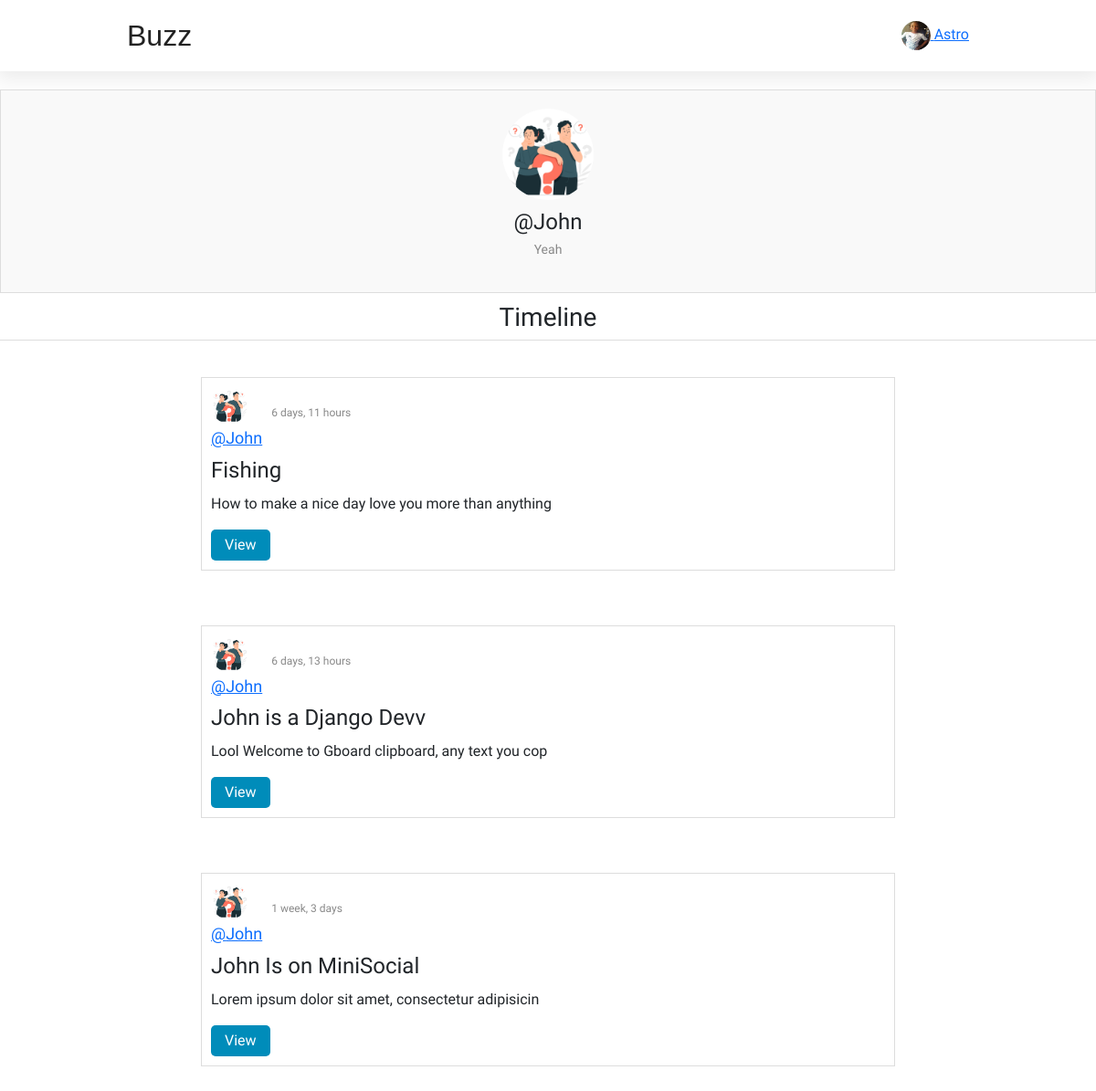
The app's page /profile/John (signed in) with its own data.
### base/models.py (models this page shows, shortened)
class Profile(models.Model):
  bio = models.CharField(max_length=40)
  owner = models.OneToOneField(User,on_delete= models.CASCADE)
  image = models.ImageField(default='default.jpg', upload_to='profile_pics')

class Post(models.Model):
  author = models.ForeignKey(User , on_delete=models.CASCADE)
  title = models.CharField(max_length=50)
  body = models.TextField()
  updated = models.DateTimeField(auto_now=True)
  created = models.DateTimeField(auto_now_add=True)
  class Meta:
    ordering = ['-created','-updated']
  def __str__(self):
    return self.body [:50]

### base/views.py (the view)
# urls.py: path("profile/<str:pk>" , views.profile , name = "profile"),
@login_required(login_url="login")
def profile(request,pk):
  user = User.objects.get(username=pk)
  posts = user.post_set.all()
  user_profile = user.profile
  context = {'user_profile':user_profile ,"posts":posts}
  return render (request,'base/profile.html',context)

### base/templates/base/profile.html (shortened to what this page needs)
{% extends 'main.html' %}
{% block content %}
  <section class="user-profile">
        <div id="user-avatar" onclick="openLightbox()">
            <img src="{{ user_profile.image.url }}" alt="User Avatar" class="avatar-image">
        </div>
        <div class="user-info">
            <h2 class="user-name">@{{ user_profile.owner.username }}</h2>
            <p class="user-bio"> {{ user_profile.bio }}</p>
        </div>
    </section>
    <div class="timeline">
     <h3>Timeline</h3>
    </div>
{% if posts %}
 {% for post in posts %}
    <div class="posts-feed">
        <div class="post">
          <div class="post-header">
                <div class="author-info">
                    <img src="{{ post.author.profile.image.url }}" alt="Author Avatar" class="author-avatar">
                    <h2 class="author-name"><a href="{% url 'profile'
                    post.author.username%}">@{{ post.author.username }}</a></h2>
                </div>
                <p class="post-time">{{post.created|timesince}}</p>
            </div>
            <h2 class="post-title"> {{ post.title }}</h2>
            <p class="post-body">{{ post }}</p>
            <div class="post-actions">
               <a href="{% url 'post' post.id %}"><button class="view-button">View</button></a>
            </div>
        </div>
    </div>
  {% endfor %}
  {% else %}
  <h1> No Posts ... </h1>
{% endif %}
{% endblock content %}

### templates/nav.html (shortened to what this page needs)
<header class="header">
        <div class="logo">Buzz</div>
        <nav class="desk-top-nav">
            <ul>
                <li><a href="{% url 'home' %}">Home</a></li>
                {% if request.user.is_authenticated %}
                <li><a href="{% url 'create-post'%}">Create</a></li>
                <li><a href="{% url 'profile' request.user.username %}">Profile</a></li>
                <li><a href="{% url 'logout'%}">Logout</a></li>
                {% else %}
                <li><a href="{% url 'login'%}">Login</a></li>
                {% endif %}
            </ul>
        </nav>
     {% if user.is_authenticated%}
        <div class="user-avatar" id="usr-image">
           <a href="{% url 'profile' request.user.id %}">
        <img src="{{ request.user.profile.image.url }}" alt="User Avatar"/>
        <span>{{ request.user.username }}</span></a>
        </div>
        {% endif %}
    </header>

### base/static/base/css/main.css (style rules this page uses)
* { margin: 0; padding: 0; box-sizing: border-box; font-family: "Proza Libre", sans-serif; }
body { position: relative; }
.header { background-color: #fff; display: flex; justify-content: space-around; align-items: center; padding: 15px 20px; width: 100%; z-index: 999; box-shadow: 0 5px 20px 4px rgba(0, 0, 0, 0.08); }
.logo { font-size: 2rem; color: #222; font-family: "TypoSlabserif-Light", sans-serif; }
.desk-top-nav ul { list-style: none; display: flex; gap: 20px; }
.desk-top-nav { margin: 0; display: block; }
.desk-top-nav a { text-decoration: none; color: #fff; font-size: 18px; }
.user-avatar img { width: 32px; height: 32px; border-radius: 50%; }
.posts-feed { max-width: 800px; margin: 0 auto; padding: 20px; }
.post { border: 1px solid #ddd; padding: 10px; margin: 10px 0; }
.post-header { display: flex; align-items: center; margin-bottom: 10px; }
.author-avatar { width: 40px; height: 40px; border-radius: 50%; object-fit: fill; margin-right: 10px; margin-bottom: 5px; }
.author-name { font-size: 18px; margin: 0; }
.post-title { font-size: 24px; margin: 0; }
.post-body { margin-top: 10px; }
.post-actions { margin-top: 10px; }
.view-button, .edit-button, .delete-button { padding: 5px 15px; margin-right: 10px; cursor: pointer; background-color: transparent; color: #333; border: none; transition: background-color 0.3s ease, color 0.3s ease; border-radius: 5px; }
.view-button { background-color: #008cba; color: #fff; }
.post-time { font-size: 12px; color: #888; margin-top: 5px; }
@media screen and (min-width: 769px) { .post-header { flex-direction: row; align-items: center; } }
@media screen and (min-width: 769px) { .author-info { margin-bottom: 0; } }
@media screen and (min-width: 769px) { .post-time { margin-left: 10px; } }

### base/templates/base/profile.html (style rules this page uses)
.user-profile { background-color: #f9f9f9; padding: 20px; border: 1px solid #ddd; margin-top: 20px; display: flex; flex-direction: column; align-items: center; text-align: center; position: relative; }
#user-avatar { width: 100px; height: 100px; border-radius: 50%; overflow: hidden; margin-bottom: 10px; cursor: pointer; }
.avatar-image { width: 100%; height: 100%; object-fit: cover; }
.user-info { flex-grow: 1; }
.user-name { font-size: 24px; margin: 0; }
.user-bio { font-size: 14px; color: #888; margin-top: 5px; }
.timeline { margin:10px 0; width: 100%; text-align: center; border-bottom: 1px solid #ddd; }

### records on screen
Profile: image (picture), owner.username "John", bio "Yeah"
Post: author.profile.image (picture), author.username "John", created "6 days, 11 hours", title "Fishing", body "How to make a nice day love you more than anything"
Post: author.profile.image (picture), author.username "John", created "6 days, 13 hours", title "John is a Django Devv", body "Lool Welcome to Gboard clipboard, any text you cop"
Post: author.profile.image (picture), author.username "John", created "1 week, 3 days", title "John Is on MiniSocial", body "Lorem ipsum dolor sit amet, consectetur adipisicin"

### other values on screen
{{ request.user.username }} "Astro"
